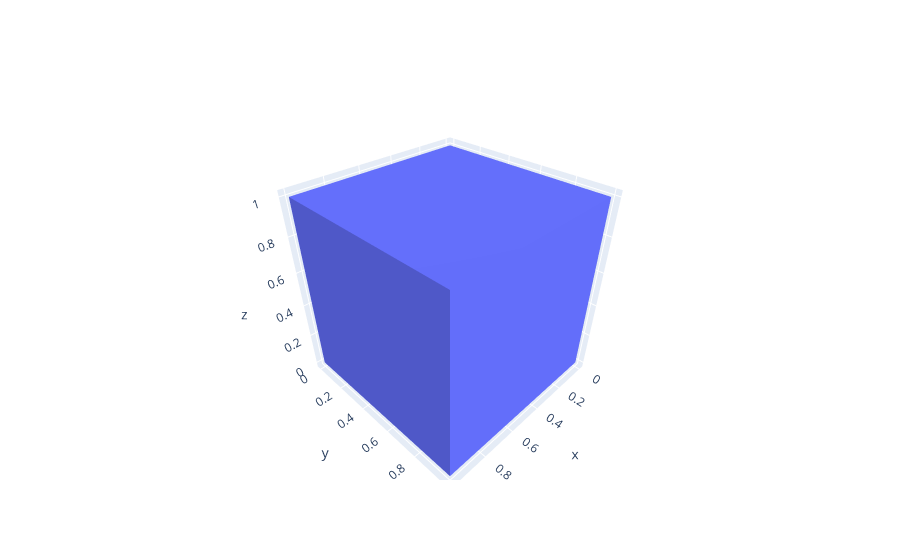

Write notebook code for a chart like this one.
### Markdown cell above
Antes vamos calular uma aproximação do valor da integral por uma soma de Riemann e fazer uma representação gráfica dos paralelepípedos cuja soma dos volumes será igual à soma de Riemann. Para fazer a representação gráfica, primeiro vejamos como fazer um paralelepípedo simples, no caso um cubo de aresta $1$.

### Code cell
x, y, z = np.meshgrid([0, 1], [0, 1], [0, 1])

x = x.flatten()
y = y.flatten()
z = z.flatten()

fig = go.Figure(
    data=go.Mesh3d(
        x=x,
        y=y,
        z=z,
        alphahull=0,
        flatshading=True
    )
)
fig.show()

### Figure 1 — Plotly figure (JSON) as saved in the notebook; plotly's stock layout.template omitted (floating-point values rounded to 4 significant figures)
{"data": [{"alphahull": 0, "flatshading": true, "type": "mesh3d", "x": [0, 0, 1, 1, 0, 0, 1, 1], "y": [0, 0, 0, 0, 1, 1, 1, 1], "z": [0, 1, 0, 1, 0, 1, 0, 1]}], "layout": {}}
